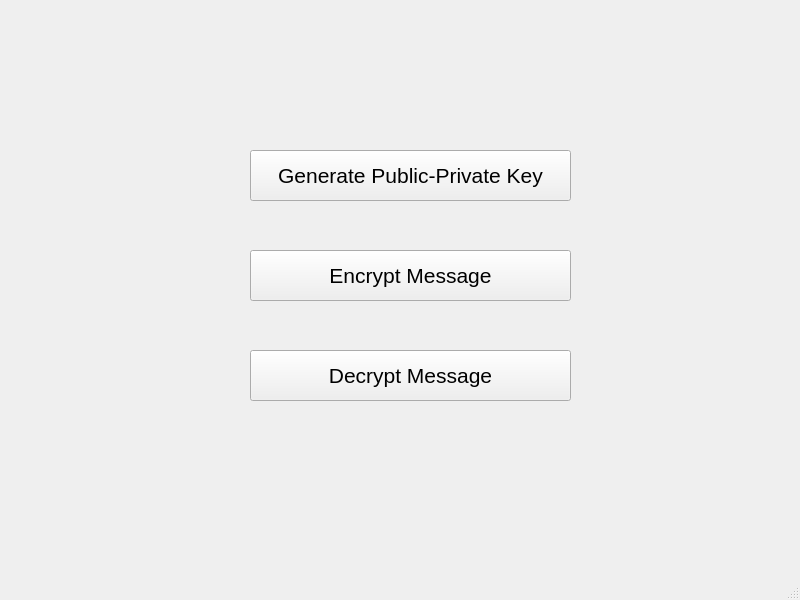
<?xml version="1.0" encoding="UTF-8"?>
<ui version="4.0">
 <class>windowCypher</class>
 <widget class="QMainWindow" name="windowCypher">
  <property name="geometry">
   <rect>
    <x>0</x>
    <y>0</y>
    <width>800</width>
    <height>600</height>
   </rect>
  </property>
  <property name="windowTitle">
   <string>Cypher</string>
  </property>
  <property name="windowIcon">
   <iconset>
    <normaloff>cypher_icon.png</normaloff>cypher_icon.png</iconset>
  </property>
  <widget class="QWidget" name="centralwidget">
   <widget class="QPushButton" name="buttonGenerate">
    <property name="geometry">
     <rect>
      <x>250</x>
      <y>150</y>
      <width>321</width>
      <height>51</height>
     </rect>
    </property>
    <property name="font">
     <font>
      <pointsize>16</pointsize>
     </font>
    </property>
    <property name="text">
     <string>Generate Public-Private Key</string>
    </property>
   </widget>
   <widget class="QPushButton" name="buttonDecrypt">
    <property name="geometry">
     <rect>
      <x>250</x>
      <y>350</y>
      <width>321</width>
      <height>51</height>
     </rect>
    </property>
    <property name="font">
     <font>
      <pointsize>16</pointsize>
     </font>
    </property>
    <property name="text">
     <string>Decrypt Message</string>
    </property>
   </widget>
   <widget class="QPushButton" name="buttonEncrypt">
    <property name="geometry">
     <rect>
      <x>250</x>
      <y>250</y>
      <width>321</width>
      <height>51</height>
     </rect>
    </property>
    <property name="font">
     <font>
      <pointsize>16</pointsize>
     </font>
    </property>
    <property name="text">
     <string>Encrypt Message</string>
    </property>
   </widget>
  </widget>
  <widget class="QMenuBar" name="menubar">
   <property name="geometry">
    <rect>
     <x>0</x>
     <y>0</y>
     <width>800</width>
     <height>22</height>
    </rect>
   </property>
  </widget>
  <widget class="QStatusBar" name="statusbar"/>
 </widget>
 <resources/>
 <connections/>
</ui>
